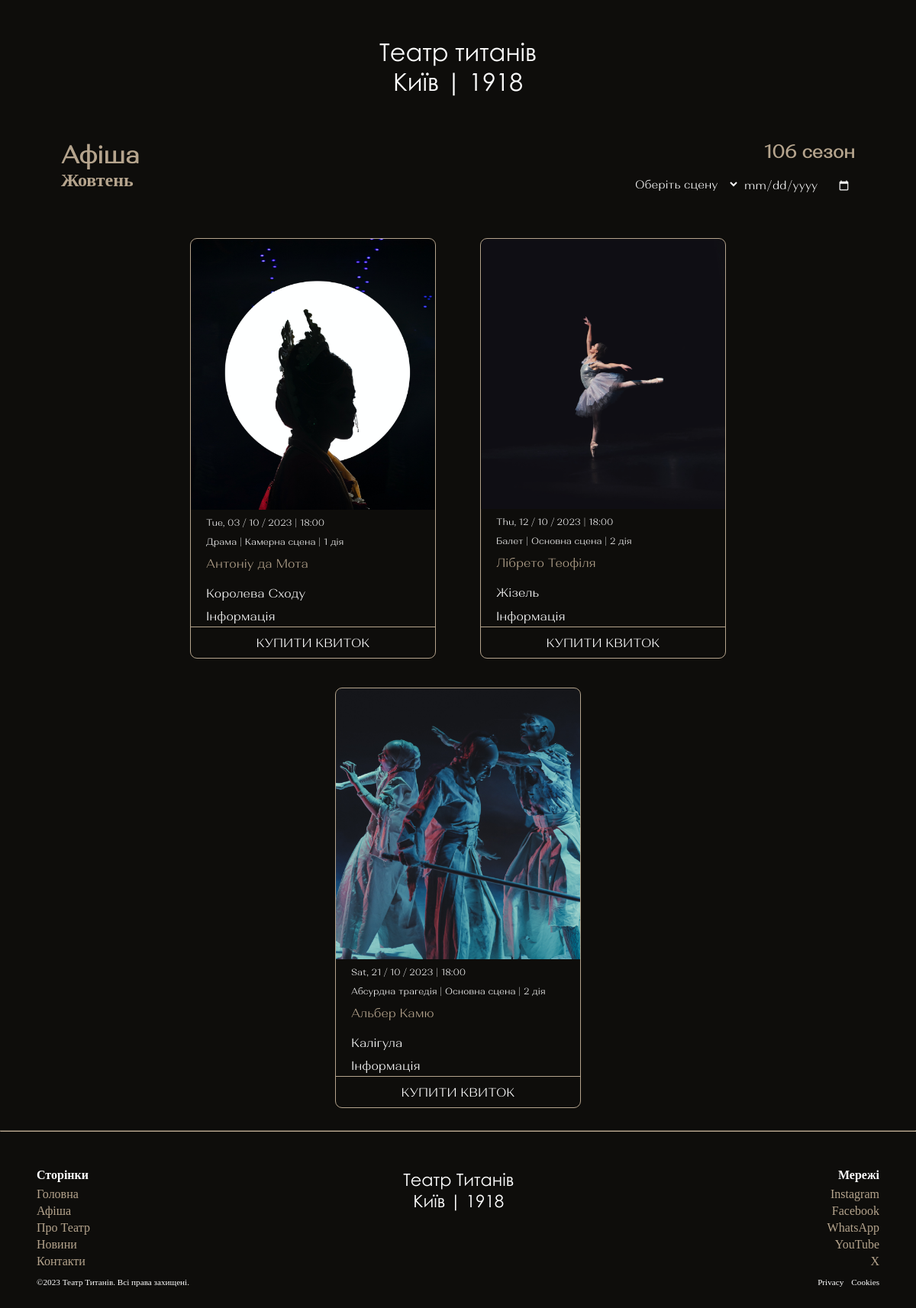
Screenshot of /afisha/ with the database file from the repository.
### theatrehome/models.py (models this page shows, shortened)
class TheatreShow(models.Model):
    title = models.CharField(max_length=255)
    image = models.ImageField(upload_to="public/theatreimages")
    genre = models.CharField(max_length=100)
    SCENES_CHOICES = [
        ("Основна сцена", "Основна сцена"),
        ("Камерна сцена", "Камерна сцена")
    ]
    typescene = models.CharField(max_length=150, choices=SCENES_CHOICES, default="Основна сцена")
    num_scene = models.IntegerField()
    date = models.DateField()
    time = models.TimeField(default=datetime.time(18, 00))
    author = models.CharField(max_length=255)
    created = models.DateTimeField(auto_now_add=True)
    slug = models.SlugField(max_length=255, unique=True, db_index=True)
    formatted_date = models.CharField(max_length=255, blank=True, null=True)
    formatted_time = models.CharField(max_length=255, blank=True, null=True)

### theatrehome/views.py (the view)
# urls.py: path("afisha/", views.afisha, name='afisha'),
def afisha(request):
    form_type = request.GET.get('form_type')
    theatshowall = TheatreShow.objects.all()
    scenevalues = {'mainscene': "Основна сцена", 'camscene': "Камерна сцена"}
    if form_type == 'filter_form':
        date_filter = request.GET.get('input-date', None)
        typeofscene = request.GET.get('input-select', None)
        if date_filter:
            theatreshows = theatshowall.filter(date=date_filter)
            return render(request, "afisha.html", {"theatre": theatreshows})
        if typeofscene:
            for i, j in scenevalues.items():
                if typeofscene == i:
                    theatreshows = theatshowall.filter(typescene=j)
                    return render(request, "afisha.html", {"theatre": theatreshows})
            return redirect('/afisha/')
    elif form_type == 'search_form':
        searched = request.GET.get('search', '')
        theatreshowsbysearch = theatshowall.filter(title__icontains=searched)
        return render(request, "afisha.html", {"theatre": theatreshowsbysearch, "searched": searched})
    else:
        return render(request, "afisha.html", {"theatre": theatshowall})

### templates/afisha.html (shortened to what this page needs)
{% extends "base.html" %}
{% load static %}{% block main %}
<div class="main-afisha">
  <div class="row1-afisha">
    <h1 class="header-afisha">Афіша</h1>
    <h2 class="season-afisha">106 сезон</h2>
  </div>
  <div class="row-afisha">
    <h2 style="color: #b5a48d">Жовтень</h2>
    <form action="." method="get" id="filter-form">
      <div class="custom-select">
        <select name="input-select" id="input-select">
          <option value="">Оберіть сцену</option>
        </select>
      </div>
      <input type="date" name="input-date" class="fa" id="input-date" />
    </form>
  </div>
  <section class="card-section-afisha">
    {% for show in theatre %}
    <div class="card-afisha">
      <div class="card-image-afisha">
        <img src="/{{ show.image }}" />
      </div>
      <div class="details-card-afisha">
        <p class="date-afisha">
          {{ show.formatted_date }} | {{ show.formatted_time }}
        </p>
        <p class="genres-afisha">
          {{ show.genre}} | {{ show.typescene }} | {{ show.num_scene }} дія
        </p>
        <p class="author-afisha">{{ show.author }}</p>
        <p class="title-afisha">{{ show.title }}</p>
        <a href="{% url 'infoshow' %}">Інформація</a>
      </div>
      <a href="{% url 'selectTickets' slug=show.slug %}">КУПИТИ КВИТОК</a>
    </div>
    {% endfor %}
  </section>
</div>
{% endblock %}

### templates/base.html (shortened to what this page needs)
{% load static %}
<!DOCTYPE html>
<html lang="en">
<head>
  <link rel="stylesheet" href="https://unicons.iconscout.com/release/v4.0.8/css/line.css" />
  <link rel="stylesheet" type="text/css" href="{% static 'styles.css' %}" />
  <link rel="stylesheet" type="text/css" href="{% static 'responsive.css' %}" />
</head>
<body>
  <header>
    <nav class="nav">
      <div class="title-nav">
        <div class="title-nav-row1">Театр титанів</div>
        <div class="title-nav-row2">Київ | 1918</div>
      </div>
    </nav>
  </header>
  <main>{% block main %}{% endblock %}</main>
  <footer>
    <hr style="border-color: #b5a48d" />
    <div class="footer-container">
      <div class="footer-above">
        <ul class="footer-left">
          <li>
            <h4>Сторінки</h4>
          </li>
          <li><a href="{% url 'index' %}">Головна</a></li>
          <li><a href="{% url 'afisha' %}">Афіша</a></li>
          <li><a href="{% url 'abouttheatre' %}">Про Театр</a></li>
          <li><a href="#">Новини</a></li>
          <li><a href="{% url 'contact' %}">Контакти</a></li>
        </ul>
        <div class="footer-center">
          <div>Театр Титанів</div>
          <div>Київ | 1918</div>
        </div>
        <ul class="footer-right">
          <li>
            <h4>Мережі</h4>
          </li>
          <li><a href="https://www.instagram.com/">Instagram</a></li>
          <li><a href="#">Facebook</a></li>
          <li><a href="#">WhatsApp</a></li>
          <li><a href="#">YouTube</a></li>
          <li><a href="#">X</a></li>
        </ul>
      </div>
      <div class="footer-prescriptions">
        <div class="left-container">
          <p class=>©2023 Театр Титанів. Всі права захищені.</p>
        </div>
        <div class="right-container">
          <p>Privacy</p>
          <p class=>Cookies</p>
        </div>
      </div>
    </div>
  </footer>
</body>
</html>

### static/styles.css (style rules this page uses)
* { margin: 0px; padding: 0px; box-sizing: border-box; }
body { background: #0e0d0b; }
header { padding: 3rem; }
.nav { color: white; display: flex; justify-content: space-between; font-size: 2rem; position: relative; height: 78px; }
.nav .title-nav { font-family: "Century Gothic"; font-weight: 400; text-align: center; transition: all 0.2s linear; }
.footer-container { padding: 3rem; color: white; }
.footer-above { display: flex; justify-content: space-between; }
.footer-above .footer-left, .footer-above .footer-right { list-style: none; font-family: Satoshi; font-size: 1em; font-weight: 500; flex-wrap: wrap; }
.footer-above .footer-left li h4, .footer-above .footer-right li h4 { margin-bottom: 5px; }
.footer-right li h4 { float: right; }
.footer-above .footer-left li a, .footer-above .footer-right li a { margin: 2px 0; }
.footer-above .footer-center { font-family: Century Gothic; font-size: 1.4em; text-align: center; }
.footer-left { align-items: flex-start; flex-wrap: wrap; }
.footer-right { align-items: flex-end; flex-wrap: wrap; }
.footer-above a { color: #b5a48d; text-decoration: none; }
.footer-left a { float: left; }
.footer-right a { float: right; }
.footer-prescriptions { font-size: 0.7em; font-family: Satoshi; margin: 10px 0 2px; display: flex; justify-content: space-between; }
.footer-prescriptions .right-container { display: flex; }
.footer-prescriptions .right-container p:nth-child(2) { margin-left: 10px; }
.main-afisha { margin: 10px 80px; transition: margin 0.3s ease; }
.row1-afisha { display: flex; justify-content: space-between; font-family: Alethia Next; color: #b5a48d; }
.row-afisha { display: flex; flex-wrap: wrap; }
#input-select { font-size: 18px; padding: 10px 5px; display: flex; border: none; background-color: #0e0d0b; color: #ffffff; font-size: 15px; font-family: Alethia Next; }
#filter-form { display: flex; }
#filter-form input { font-size: 18px; padding: 10px 5px; display: flex; border: none; outline: none; background-color: #0e0d0b; color: #ffffff; font-size: 15px; font-family: Alethia Next; color-scheme: dark; flex-wrap: wrap; }
.card-section-afisha { display: flex; justify-content: center; flex-wrap: wrap; margin-top: 30px; }
.card-afisha { font-family: Alethia Next; color: #b5a48d; border: #eeeaea; border-radius: 8px; overflow: hidden; display: flex; flex-direction: column; outline: #b5a48d solid 1px; margin: 20px 30px; width: 20rem; }
.card-image-afisha img { width: 100%; height: auto; }
.details-card-afisha { margin: 5px 20px; display: block; }
.card-afisha .details-card-afisha a { padding: 0; outline: none; }
.date-afisha, .genres-afisha, .title-afisha { color: white; margin: 0px 0px 10px 0px; font-size: 12px; }
.date-afisha { font-weight: 400; line-height: 1rem; }
.title-afisha { margin-top: 20px; font-weight: 350; line-height: 1.2rem; font-size: 1rem; }
.card-afisha a { text-decoration: none; color: white; margin-top: auto; text-align: center; padding: 10px; width: 100%; outline: #b5a48d solid 1px; }
.row-afisha { display: flex; justify-content: space-between; }
.row-afisha form { display: flex; justify-content: space-between; }

### rows the page displays
TheatreShow: image (picture), formatted_date "Tue, 03 / 10 / 2023", formatted_time "18:00", genre "Драма", typescene "Камерна сцена", num_scene "1", author "Антоніу да Мота", title "Королева Сходу"
TheatreShow: image (picture), formatted_date "Thu, 12 / 10 / 2023", formatted_time "18:00", genre "Балет", typescene "Основна сцена", num_scene "2", author "Лібрето Теофіля", title "Жізель"
TheatreShow: image (picture), formatted_date "Sat, 21 / 10 / 2023", formatted_time "18:00", genre "Абсурдна трагедія", typescene "Основна сцена", num_scene "2", author "Альбер Камю", title "Калігула"
